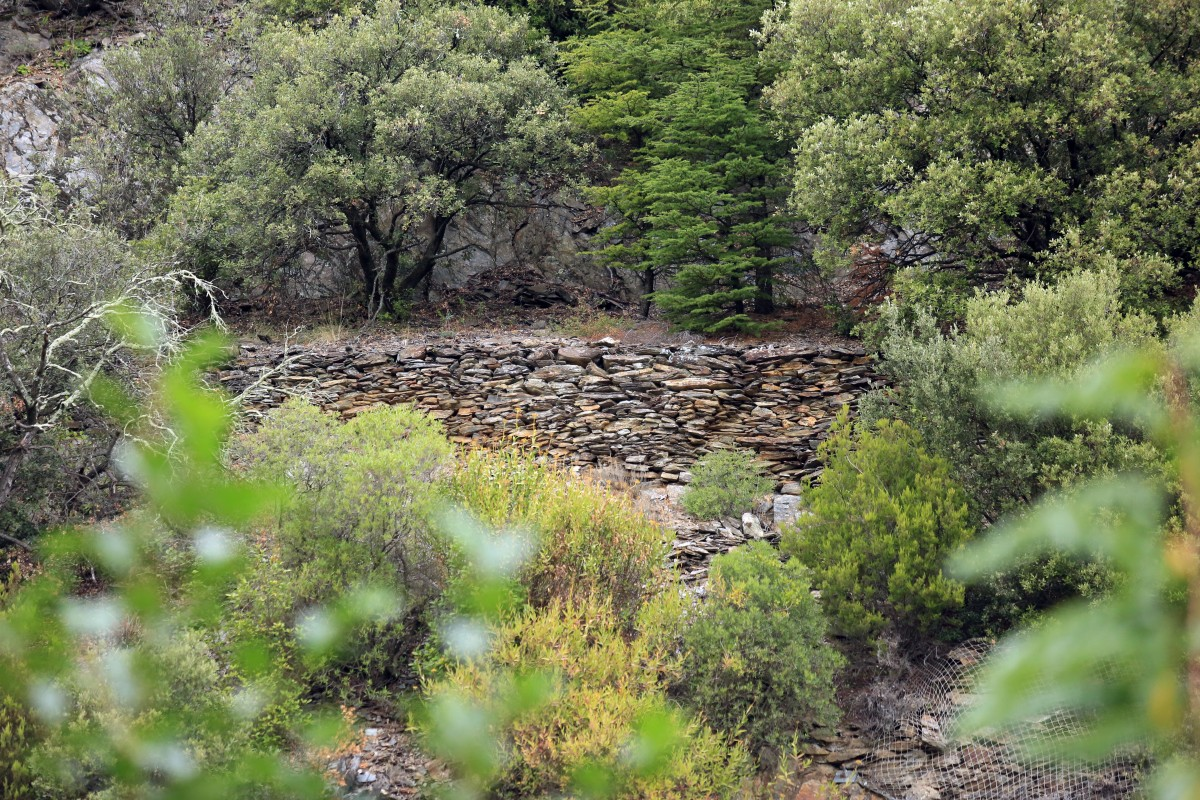
#> input picture _assets/landscape.png, 1200 x 800 px
$ python image_processing_04.py
#> lines starting #> are read from the running program, lines starting #| are printed output that depends on the picture
#!/usr/bin/env python3
# =======================================================================
# Author: Dr. Saad Laouadi
# Course: Python-201
# Lesson: image_processing_numpy
#
# Description: This program introduces basic image processing techniques
#              using NumPy. It demonstrates loading images as arrays,
#              converting images to grayscale, and applying simple filters.
#
# © Copyright: Dr. Saad Laouadi
# All Rights Reserved 🛡️
# =======================================================================
from pathlib import Path
import numpy as np
from PIL import Image
import matplotlib.pyplot as plt

IMAGE_PATH = Path(r"../../../_assets/landscape.png").resolve()
OUTPUT_PATH = Path(r"../../../_assets").resolve()


def main():
	print("========== Basic Image Processing with NumPy ==========")
	load_and_display_image()
	convert_to_grayscale()
	apply_simple_filter()


# Load an image and display it
def load_and_display_image():
	image = Image.open(IMAGE_PATH)              # Load an image from a file
#> image is the input picture: PIL image 1200x800 RGB; mean R, G, B 111.8, 117.2, 83.9
	image_array = np.array(image)                       # Convert image to a NumPy array
	print("\nOriginal Image Shape:", image_array.shape)
#| Original Image Shape: (800, 1200, 3)

	plt.imshow(image_array)
	plt.title("Original Image")
	plt.axis("off")
	plt.show()


# Convert the image to grayscale
def convert_to_grayscale():
	image = Image.open(IMAGE_PATH).convert("L")  # Convert to grayscale
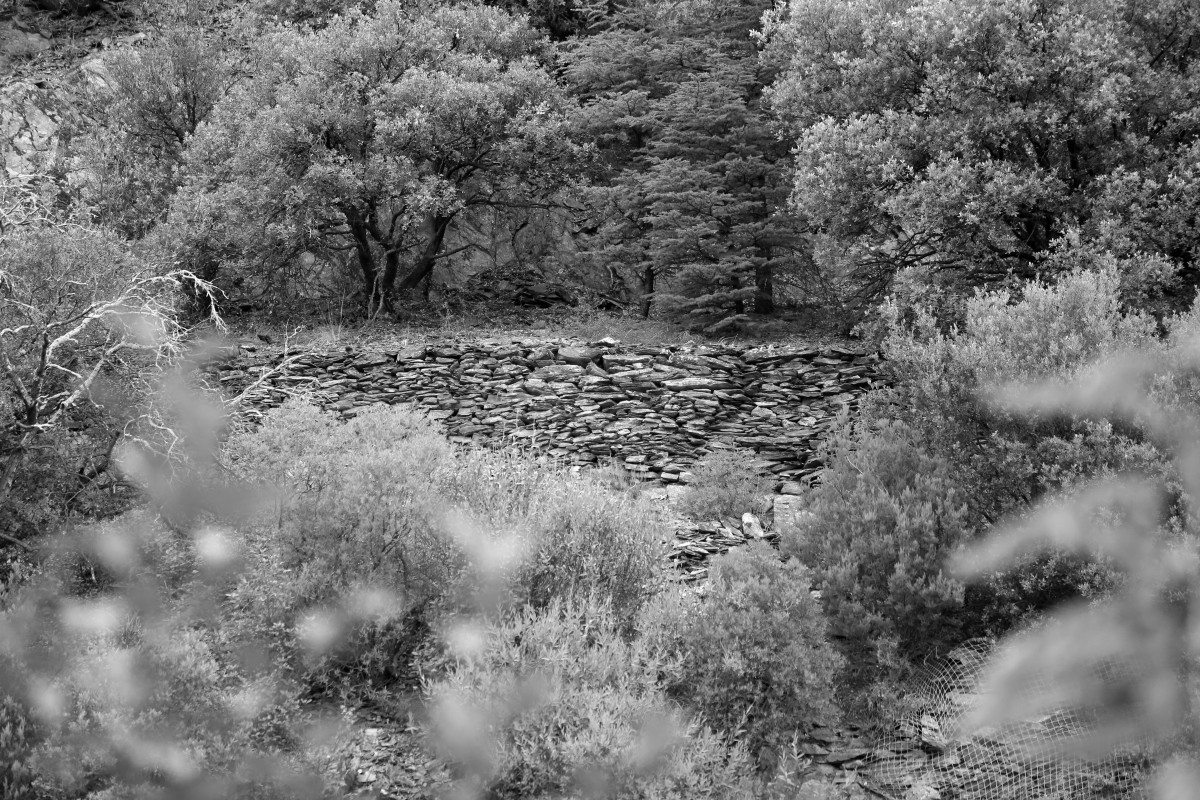
#> image: PIL image 1200x800 L; min 0, max 255, mean 111.8
	grayscale_array = np.array(image)
	print("\nGrayscale Image Shape:", grayscale_array.shape)
#| Grayscale Image Shape: (800, 1200)

	plt.imshow(grayscale_array, cmap="gray")
	plt.title("Grayscale Image")
	plt.axis("off")
	plt.show()


# Apply a simple edge-detection filter
def apply_simple_filter():
	image = Image.open(IMAGE_PATH).convert("L")
	image_array = np.array(image)

	# Define a simple edge-detection filter
	kernel = np.array([[-1, -1, -1], [-1, 8, -1], [-1, -1, -1]])

	# Apply the filter using convolution
	filtered_image = np.zeros_like(image_array)
	for i in range(1, image_array.shape[0] - 1):
		for j in range(1, image_array.shape[1] - 1):
			sub_matrix = image_array[i - 1:i + 2, j - 1:j + 2]
			filtered_image[i, j] = np.sum(sub_matrix * kernel)
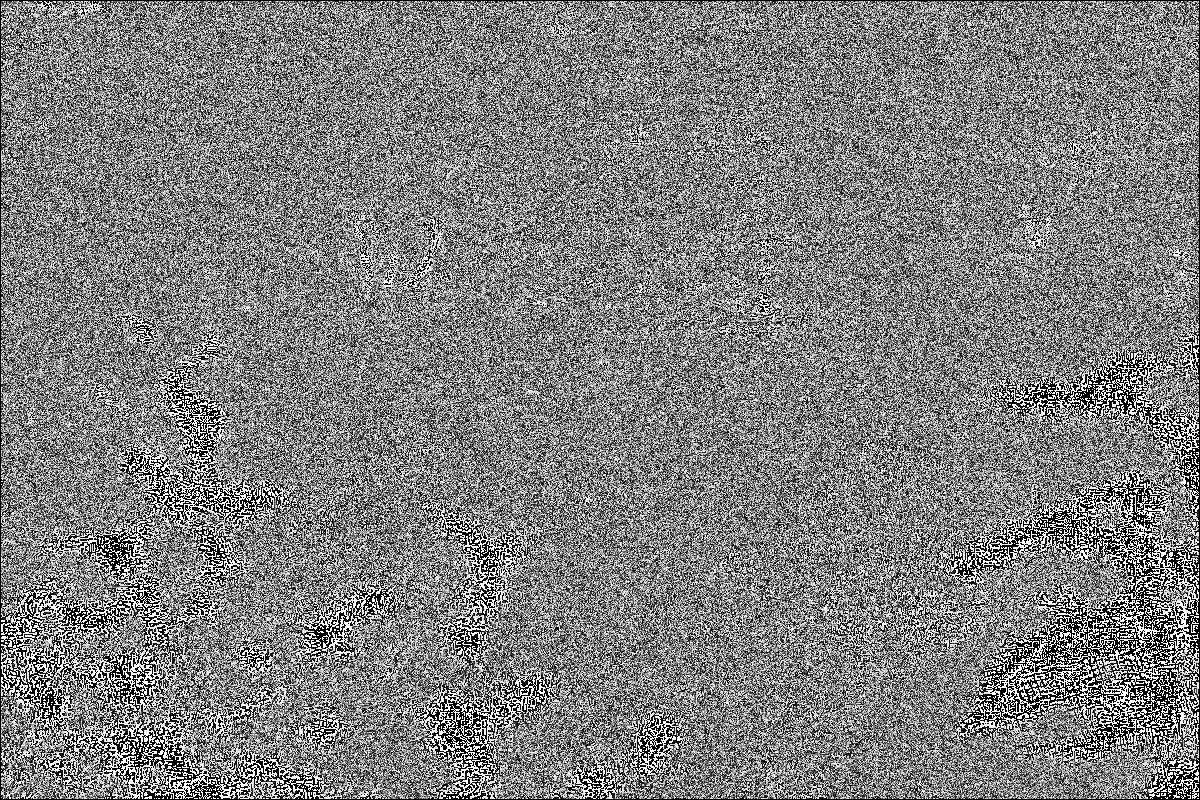
#> filtered_image: shape (800, 1200); min 0, max 255, mean 127.6

	# Clip the values to be in the range [0, 255]
	filtered_image = np.clip(filtered_image, 0, 255)
	print("\nFiltered Image Shape:", filtered_image.shape)
#| Filtered Image Shape: (800, 1200)

	plt.imshow(filtered_image, cmap="gray")
	plt.title("Filtered Image (Edge Detection)")
	plt.axis("off")
	plt.show()


if __name__ == "__main__":
	main()
